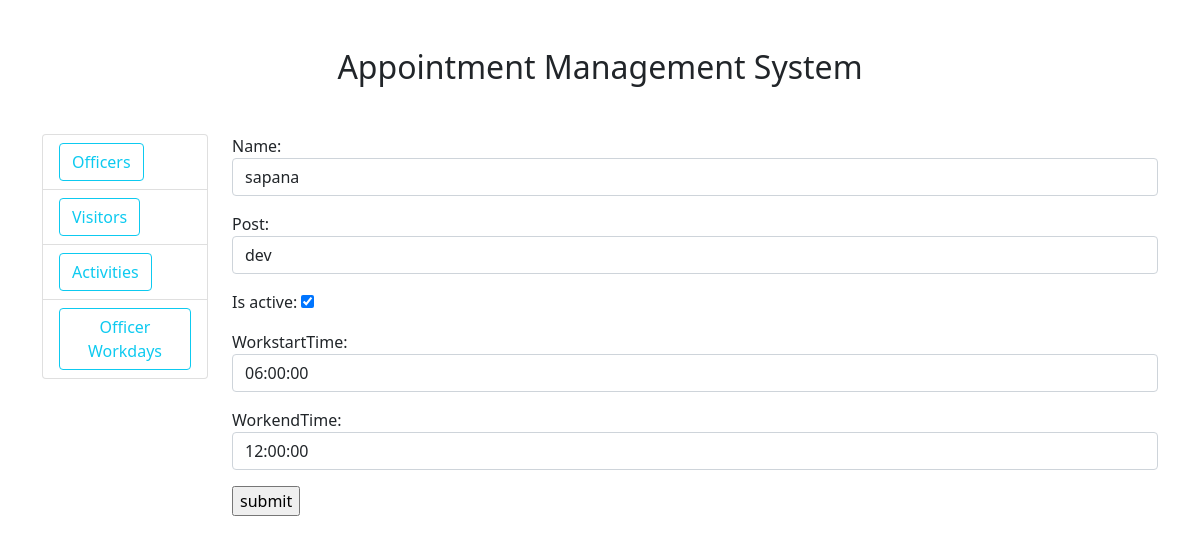
Screenshot of /officer/update-officer/18/ with the database file from the repository.
### officer/models.py (models this page shows, shortened)
class Officer(models.Model):
	name =	models.CharField(max_length=50)
	post =	models.CharField(max_length=50)
	is_active =	models.BooleanField(default=True)
	workstartTime =	models.TimeField()
	workendTime =	models.TimeField()

### officer/views.py (the view)
# urls.py: path('update-officer/<str:id>/',views.updateofficer,name="update-officer"),
def updateofficer(request,id):
	officer = Officer.objects.get(id=id)
	form = OfficerForm(instance=officer)
	content = {'form': form}
	if request.method == 'POST':
		form = OfficerForm(request.POST,instance=officer)
		if form.is_valid():
			form.save()
			return redirect('updateworkdays',id)
	return render(request,'officer/createofficer.html',content)

### officer/forms.py
class OfficerForm(ModelForm):
	class Meta:
		model = Officer
		exclude = ['available_time']
		widgets = {
			'name': forms.TextInput(attrs={'class':'form-control'}),
			'post': forms.TextInput(attrs={'class':'form-control'}),
			'workstartTime': forms.TimeInput(attrs={'class':'form-control','placeholder':'12:00:00 am'}),
			'workendTime': forms.TimeInput(attrs={'class':'form-control','placeholder':'12:00:00 am'}),
		}

### Templates/officer/createofficer.html (shortened to what this page needs)
{% extends 'home.html' %}
{% block content %}
<div>
	<form method="POST" action="">
		{{form.as_p}}
		<input type="submit" value="submit"/>
	</form>
</div>
{%endblock%}

### rows the page displays
Officer: name "sapana", post "dev", is_active "☑", workstartTime "06:00:00", workendTime "12:00:00"
